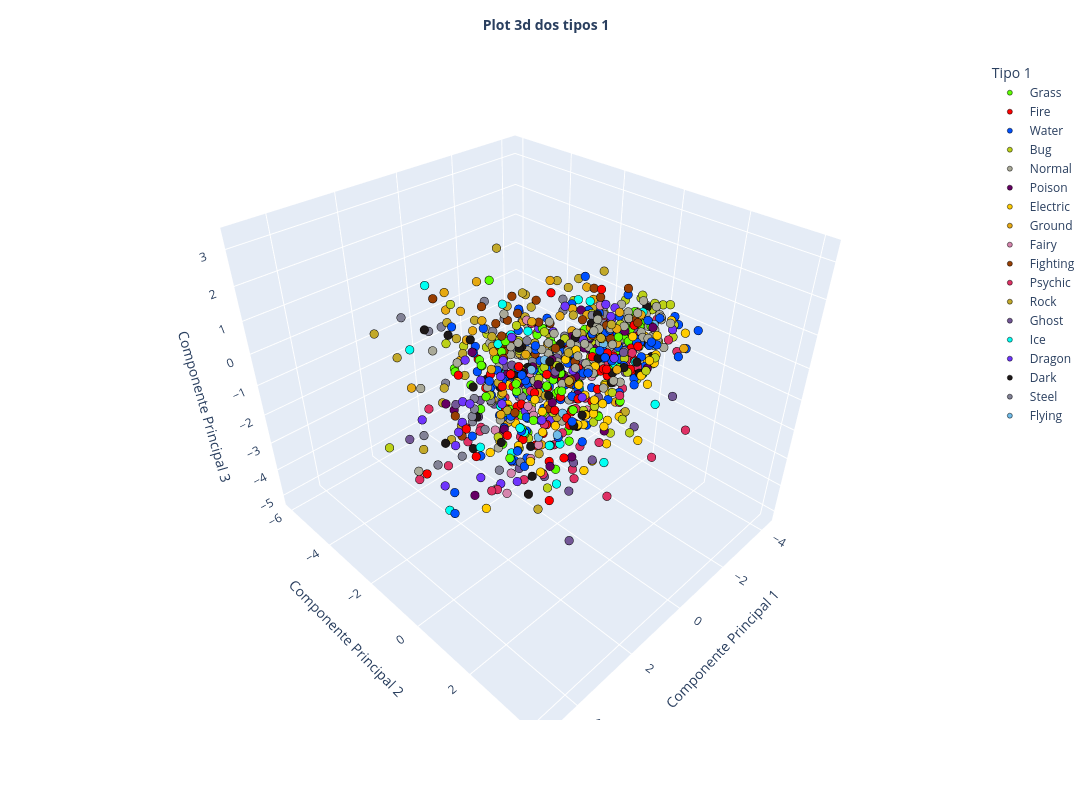

Notebook code for this chart:
### Markdown cell above
## Tentativa do Gráfico 3D por Tipo 1

### Code cell
type_colors = {
    'Normal': "#AAAA99",
    'Fire': "#FF0000",
    'Water': "#0051FF",
    'Electric': "#FFCC00",
    'Grass': "#5EFF00",
    'Ice': "#00FFF2",
    'Fighting': "#993F03",
    'Poison': "#660064",
    'Ground': "#E6A912",
    'Flying': "#70BCE9",
    'Psychic': "#DF3165",
    'Bug': "#BCD118",
    'Rock': "#C2A92A",
    'Ghost': '#735797',
    'Dragon': '#6F35FC',
    'Dark': "#1D1818",
    'Steel': "#828296",
    'Fairy': '#D685AD'
}

fig = px.scatter_3d(df_plot, x='PCA1', y='PCA2', z='PCA3', color='Tipo 1', color_discrete_map=type_colors,
    hover_data={
        'Pokedex': True,
        'Nome': True,
        'Tipo 1': True,
        'Tipo 2': True,
        'Total': True,
        'HP': True,
        'Attack': True,
        'Defense': True,
        'Sp. Atk': True,
        'Sp. Def': True,
        'Speed': True,
        'PCA1': False,
        'PCA2': False,
        'PCA3': False
    },
    #opacity=0.75, 
    width=1100, height=800
)

fig.update_traces(marker=dict(size=5, line=dict(width=0.5, color='black')))

fig.update_layout(title=dict(text='<b>Plot 3d dos tipos 1</b>', x=0.5, xanchor='center', font=dict(size=14)),
    scene=dict(xaxis_title='Componente Principal 1', yaxis_title='Componente Principal 2', zaxis_title='Componente Principal 3'))
fig.show()
